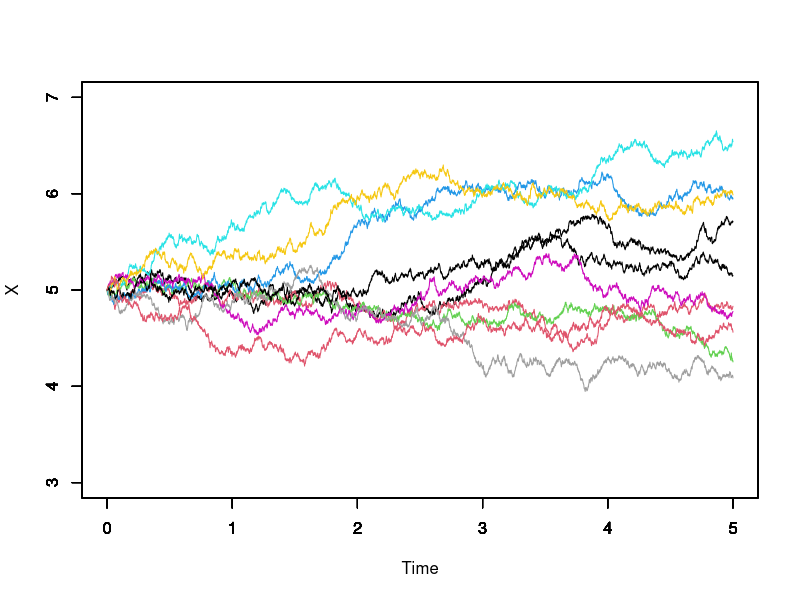

This figure's R source:
set.seed(1);

size = 5000;
n = 10;
range_time  = 5;
dt = range_time/size;
sdt = sqrt(dt);

mu = 0.06;
sigma = 0.3;

#No matrix assigment, because size will be too large.
X <- vector(length = size+1);
X[1] = 5;
x2 = 0; x5 = 0;

pdf("2.pdf");
for (i in 1:n) {
	for (j in 2:(size + 1)) {
		X[j] = X[j-1] + (mu * dt) + (sigma * sdt * rnorm(1, mean = 0, sd = 1));
	}
	x2 = x2 + (X[(2/dt) + 1]/n);
	x5 = x5 + (X[(5/dt) + 1]/n);
	plot(seq(0, 5, dt), X, type = 'l', xlim = c(0,5), ylim = c(3,7), col = i, verticals = FALSE, do.points = FALSE, main = "", xlab = "", ylab = "")
	par(new = TRUE)
}
title(ylab = 'X', xlab = 'Time');

cat("\nE[X(2)] =", x2, "\nE[X(5)] =", x5, '\n');

#E[X(2)] = 5.101632
#E[X(5)] = 5.184239